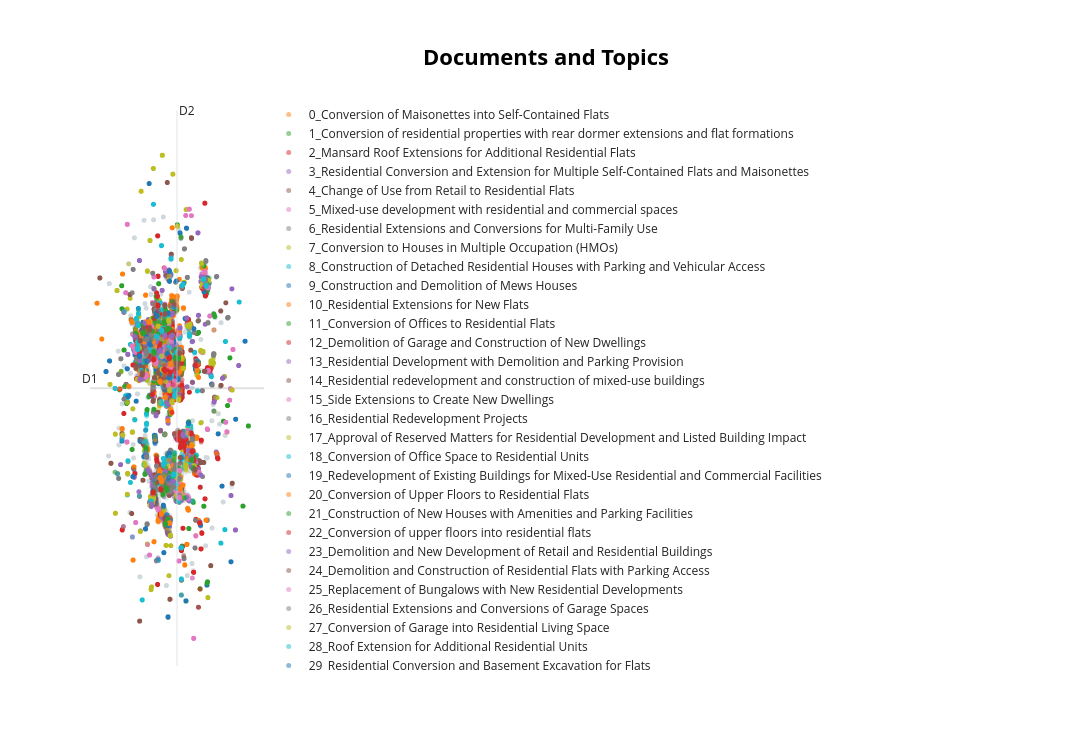

Notebook source saved alongside this figure:
### Code cell
# Reduce embeddings to 2D
reduced_embeddings = UMAP(n_neighbors=10, n_components=2,
                          min_dist=0.0, metric='cosine', random_state=42).fit_transform(embeddings)

topic_model.visualize_documents(docs, reduced_embeddings=reduced_embeddings,
                                hide_document_hover=True, hide_annotations=True)
